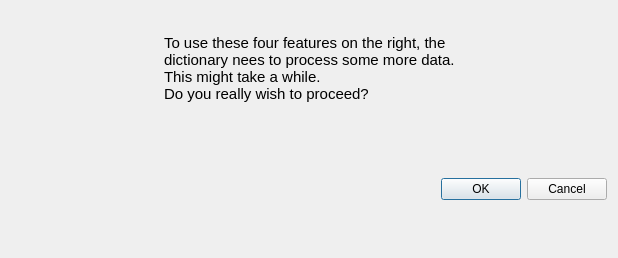
<?xml version="1.0" encoding="UTF-8"?>
<ui version="4.0">
 <class>Dialog</class>
 <widget class="QDialog" name="Dialog">
  <property name="geometry">
   <rect>
    <x>0</x>
    <y>0</y>
    <width>618</width>
    <height>258</height>
   </rect>
  </property>
  <property name="windowTitle">
   <string>Dialog</string>
  </property>
  <layout class="QVBoxLayout" name="verticalLayout_2">
   <item>
    <layout class="QVBoxLayout" name="verticalLayout">
     <item>
      <layout class="QHBoxLayout" name="horizontalLayout">
       <item>
        <spacer name="horizontalSpacer_2">
         <property name="orientation">
          <enum>Qt::Horizontal</enum>
         </property>
         <property name="sizeHint" stdset="0">
          <size>
           <width>40</width>
           <height>20</height>
          </size>
         </property>
        </spacer>
       </item>
       <item>
        <widget class="QLabel" name="label">
         <property name="font">
          <font>
           <family>Segoe UI</family>
           <pointsize>11</pointsize>
          </font>
         </property>
         <property name="autoFillBackground">
          <bool>true</bool>
         </property>
         <property name="text">
          <string>To use these four features on the right, the
dictionary nees to process some more data.
This might take a while.
Do you really wish to proceed?</string>
         </property>
        </widget>
       </item>
       <item>
        <spacer name="horizontalSpacer">
         <property name="orientation">
          <enum>Qt::Horizontal</enum>
         </property>
         <property name="sizeHint" stdset="0">
          <size>
           <width>40</width>
           <height>20</height>
          </size>
         </property>
        </spacer>
       </item>
      </layout>
     </item>
    </layout>
   </item>
   <item>
    <widget class="QDialogButtonBox" name="buttonBox">
     <property name="sizePolicy">
      <sizepolicy hsizetype="Minimum" vsizetype="Minimum">
       <horstretch>0</horstretch>
       <verstretch>0</verstretch>
      </sizepolicy>
     </property>
     <property name="orientation">
      <enum>Qt::Horizontal</enum>
     </property>
     <property name="standardButtons">
      <set>QDialogButtonBox::Cancel|QDialogButtonBox::Ok</set>
     </property>
    </widget>
   </item>
  </layout>
 </widget>
 <resources/>
 <connections>
  <connection>
   <sender>buttonBox</sender>
   <signal>accepted()</signal>
   <receiver>Dialog</receiver>
   <slot>accept()</slot>
   <hints>
    <hint type="sourcelabel">
     <x>248</x>
     <y>254</y>
    </hint>
    <hint type="destinationlabel">
     <x>157</x>
     <y>274</y>
    </hint>
   </hints>
  </connection>
  <connection>
   <sender>buttonBox</sender>
   <signal>rejected()</signal>
   <receiver>Dialog</receiver>
   <slot>reject()</slot>
   <hints>
    <hint type="sourcelabel">
     <x>316</x>
     <y>260</y>
    </hint>
    <hint type="destinationlabel">
     <x>286</x>
     <y>274</y>
    </hint>
   </hints>
  </connection>
 </connections>
</ui>
